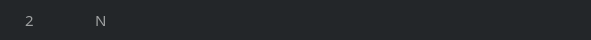
    <widget class="QGroupBox" name="RFIDgroupBox2">
     <property name="geometry">
      <rect>
       <x>6</x>
       <y>78</y>
       <width>591</width>
       <height>40</height>
      </rect>
     </property>
     <property name="styleSheet">
      <string notr="true">background-color: rgb(35, 38, 41);
border: 1px solid rgb(35, 38, 41);
border-radius: 17px</string>
     </property>
     <property name="title">
      <string/>
     </property>
     <widget class="QLabel" name="Rfidshno2">
      <property name="geometry">
       <rect>
        <x>20</x>
        <y>12</y>
        <width>21</width>
        <height>16</height>
       </rect>
      </property>
      <property name="font">
       <font>
        <family>AppleSDGothicNeoB00</family>
        <pointsize>11</pointsize>
        <weight>50</weight>
        <bold>false</bold>
       </font>
      </property>
      <property name="styleSheet">
       <string notr="true">color: rgb(159, 161, 162);</string>
      </property>
      <property name="text">
       <string>2</string>
      </property>
     </widget>
     <widget class="QLabel" name="RFIDaidm2">
      <property name="geometry">
       <rect>
        <x>90</x>
        <y>12</y>
        <width>41</width>
        <height>16</height>
       </rect>
      </property>
      <property name="font">
       <font>
        <family>AppleSDGothicNeoB00</family>
        <pointsize>11</pointsize>
        <weight>50</weight>
        <bold>false</bold>
       </font>
      </property>
      <property name="styleSheet">
       <string notr="true">color: rgb(159, 161, 162);</string>
      </property>
      <property name="text">
       <string>N</string>
      </property>
     </widget>
     <widget class="QLabel" name="RFIDnote2">
      <property name="geometry">
       <rect>
        <x>410</x>
        <y>12</y>
        <width>151</width>
        <height>20</height>
       </rect>
      </property>
      <property name="font">
       <font>
        <family>AppleSDGothicNeoB00</family>
        <pointsize>11</pointsize>
        <weight>50</weight>
        <bold>false</bold>
       </font>
      </property>
      <property name="styleSheet">
       <string notr="true">color: rgb(159, 161, 162);</string>
      </property>
      <property name="text">
       <string/>
      </property>
     </widget>
     <widget class="QLabel" name="M02IPlb">
      <property name="geometry">
       <rect>
        <x>290</x>
        <y>12</y>
        <width>121</width>
        <height>20</height>
       </rect>
      </property>
      <property name="font">
       <font>
        <family>AppleSDGothicNeoB00</family>
        <pointsize>11</pointsize>
        <weight>50</weight>
        <bold>false</bold>
       </font>
      </property>
      <property name="styleSheet">
       <string notr="true">color: rgb(159, 161, 162);</string>
      </property>
      <property name="text">
       <string/>
      </property>
     </widget>
     <widget class="QLabel" name="StateM02lb">
      <property name="geometry">
       <rect>
        <x>210</x>
        <y>10</y>
        <width>31</width>
        <height>21</height>
       </rect>
      </property>
      <property name="text">
       <string/>
      </property>
     </widget>
    </widget>
